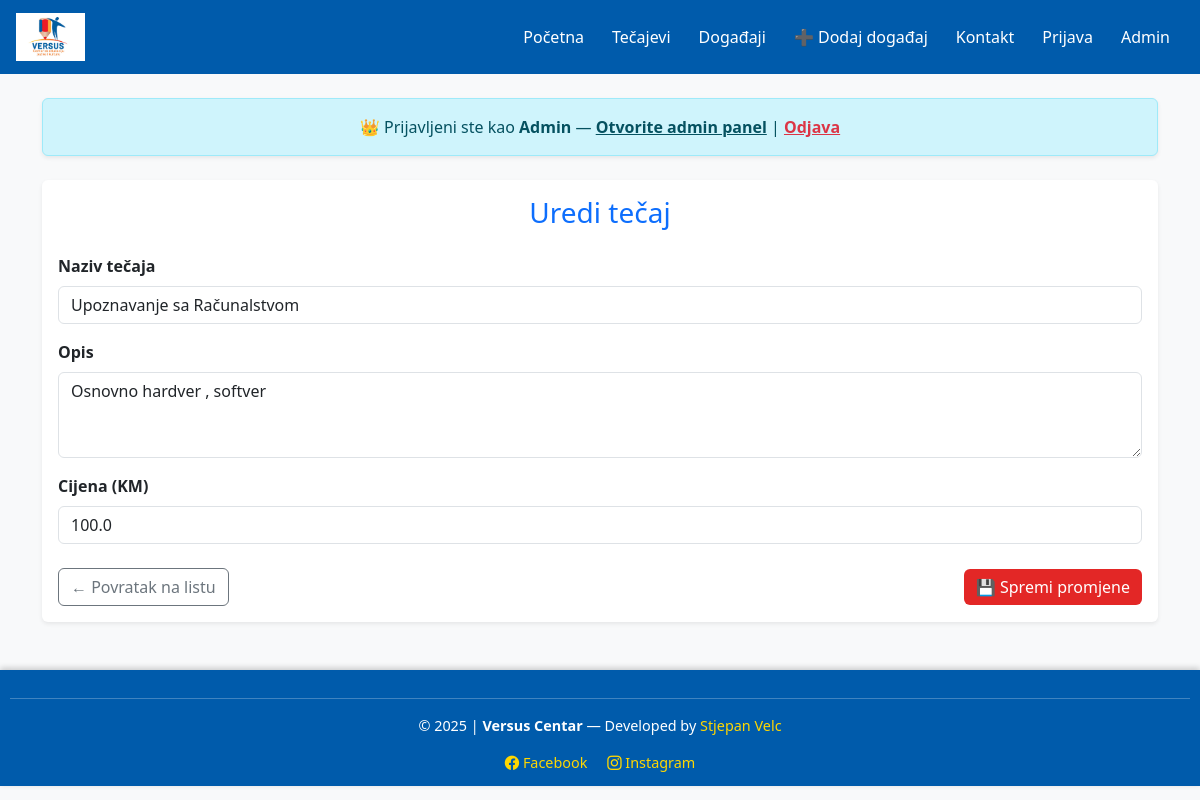
The page /edit_course/2 (signed in) on the database its author committed.
### app.py (models this page shows)
class Course(db.Model):
    id = db.Column(db.Integer, primary_key=True)
    naziv = db.Column(db.String(100), nullable=False)
    opis = db.Column(db.String(255), nullable=True)
    cijena = db.Column(db.Float, nullable=True)

### app.py (the view, shortened to what this page needs)
@app.route("/edit_course/<int:id>", methods=["GET", "POST"])
def edit_course(id):
    if not session.get("admin_logged"):
        flash("⛔ Pristup dozvoljen samo administratoru.", "danger")
        return redirect(url_for("admin_login"))
    course = Course.query.get_or_404(id)
    return render_template("edit_course.html", course=course)

### app.py (called while the page is built)
@app.before_request
def require_login():
    if request.path.startswith("/admin") and not request.path.startswith("/admin/login"):
        if not session.get("admin_logged"):
            return redirect(url_for("admin_login"))
    if request.path.startswith("/user") and not request.path.startswith("/user/login"):
        if not session.get("logged_in"):
            return redirect(url_for("user_login"))

### templates/edit_course.html (shortened to what this page needs)
{% extends "base.html" %}
{% block content %}
<div class="card shadow-sm border-0">
    <div class="card-body">
        <h3 class="text-primary mb-4 text-center">Uredi tečaj</h3>
        <form method="POST">
            <div class="mb-3">
                <label class="form-label fw-semibold">Naziv tečaja</label>
                <input type="text" name="naziv" class="form-control" value="{{ course.naziv }}" required>
            </div>
            <div class="mb-3">
                <label class="form-label fw-semibold">Opis</label>
                <textarea name="opis" class="form-control" rows="3">{{ course.opis }}</textarea>
            </div>
            <div class="mb-3">
                <label class="form-label fw-semibold">Cijena (KM)</label>
                <input type="number" step="0.01" name="cijena" class="form-control" value="{{ course.cijena }}">
            </div>
            <div class="d-flex justify-content-between align-items-center mt-4">
                <a href="/courses" class="btn btn-outline-secondary">← Povratak na listu</a>
                <button type="submit" class="btn btn-primary">💾 Spremi promjene</button>
            </div>
        </form>
    </div>
</div>
{% endblock %}

### templates/base.html (style rules this page uses)
body { background-color: #f8f9fa; font-family: 'Segoe UI', sans-serif; }
.btn-primary { background-color: #E32726; border: none; }

### rows shown on the page
Course: naziv "Upoznavanje sa Računalstvom", opis "Osnovno hardver , softver", cijena "100.0"
